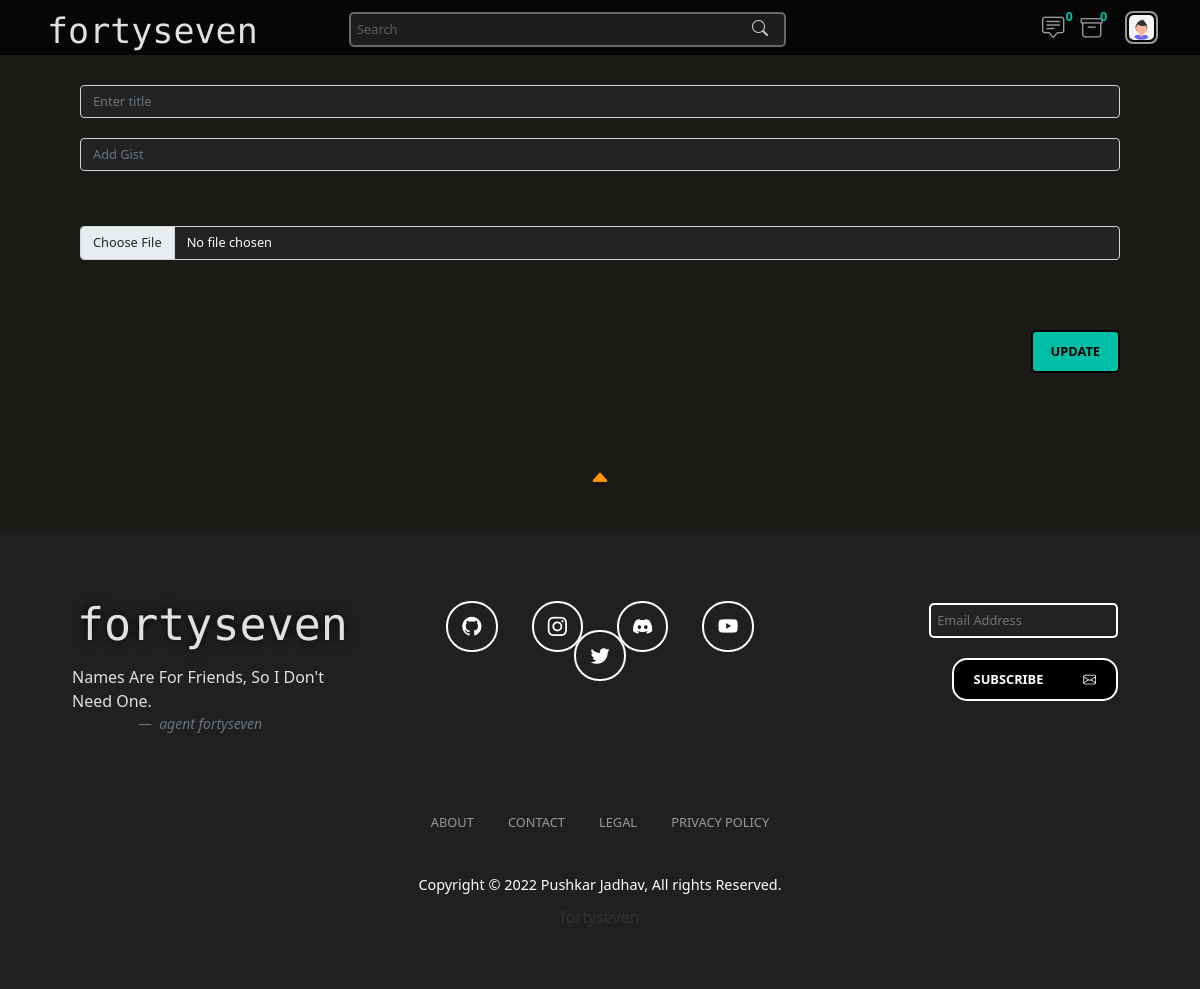
/blogUpdate/3 (signed in), run on an earlier commit of the app's database.
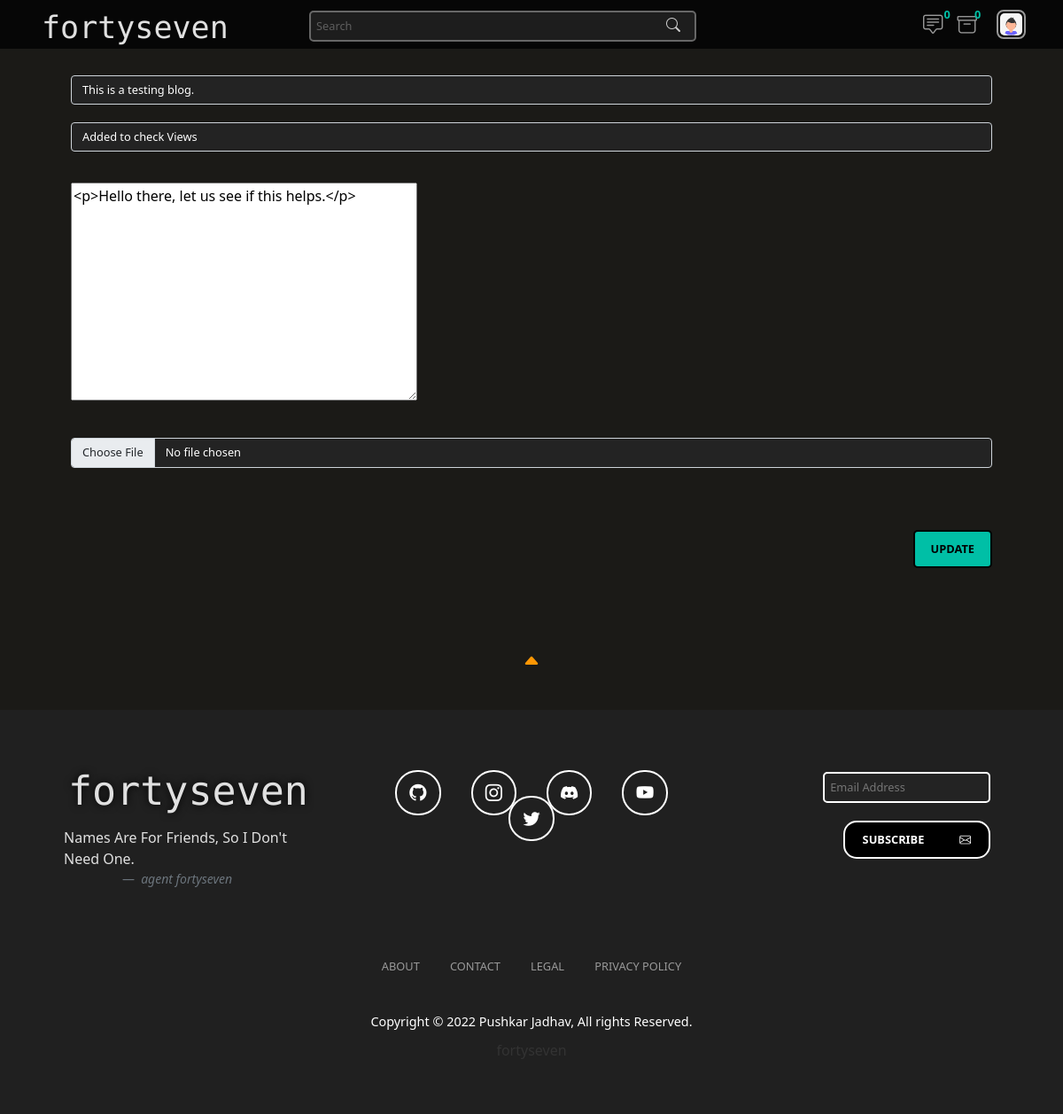
And on a later commit of the database.
### blogs/models.py (models this page shows, shortened)
class Blog(models.Model):
    title = models.CharField(max_length=1000)
    gist = models.CharField(max_length=1000)
    content = FroalaField()
    slug = models.SlugField(max_length=1000, null=True, blank=True)
    image = models.ImageField(null=True, blank=True, upload_to='blogs')
    user = models.ForeignKey(User, blank=True , null=True , on_delete=models.CASCADE)
    created_at = models.DateTimeField(auto_now_add=True)
    updated_at = models.DateTimeField(auto_now=True)
    is_approved = models.BooleanField(default=False)
    approved_at = models.CharField(max_length=255, null=True, blank=True)
    approved_by = models.CharField(max_length=255, null=True, blank=True)
    views = models.ManyToManyField(ViewsModel, related_name="post_views", blank=True)

### blogs/views.py (the view, shortened to what this page needs)
# urls.py: path('blogUpdate/<int:pk>', views.blog_update, name='blog-update'),
def blog_update(request, pk):
    context = {}
    if not (request.user.is_authenticated and request.user.is_staff):
        return redirect('/')
    else:
        context['pendingReviewCount'] = Blog.objects.filter(is_approved = False).count()
        context['pendingMessageCount'] = Contact.objects.filter(is_viewed = False).count()
        try:
            blog_obj = Blog.objects.get(id = pk)
            if (request.user.is_superuser) or (blog_obj.user == request.user):
                initial_dict = {'content': blog_obj.content}
                form = BlogForms(initial = initial_dict)
                old_img = blog_obj.image.name
                context['blog_obj'] = blog_obj
                context['form'] = form
            else:
                return redirect('/')
        except Exception as e:
            print(e)
        return render(request, 'update-blog.html', context)

### blogs/forms.py
class BlogForms(forms.ModelForm):
    class Meta:
        model = Blog
        fields = ['content']

### template/update-blog.html (shortened to what this page needs)
{% extends "base.html" %}
{% block start %}
<div class="container froala-container">
    <div class="row add-blog-row">
        <form method="post" enctype="multipart/form-data">
            <div class="row">
                <div class="col-md-12">
                    <input type="text" value="{{blog_obj.title}}" class="form-control" placeholder="Enter title"
                        name="title">
                    <input type="gist" value="{{blog_obj.gist}}" class="form-control" placeholder="Add Gist"
                        name="gist">
                </div>
                <div class="col-md-12">
                    {{form.as_p}}
                </div>
                <div class="col-lg-12 selectFile">
                    <input type="file" name="image" class="form-control">
                </div>
            </div>
            <div class="btn-create">
                <button type="submit">UPDATE</button>
            </div>
        </form>
    </div>
</div>
{% endblock %}

What changed in the data, as far as the page shows it:
added Blog: title "This is a testing blog.", gist "Added to check Views", content "<p>Hello there, let us see if this helps.</p>"
